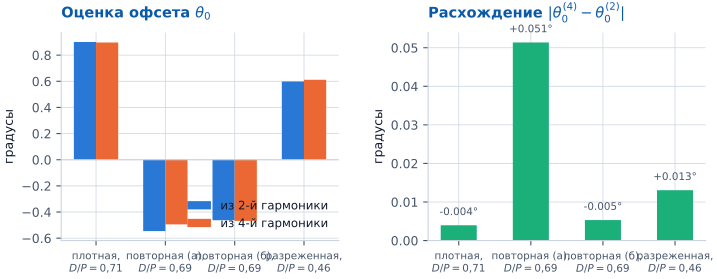

Generate this figure with Python:
# -*- coding: utf-8 -*-
"""Рис. 4.2 -- согласие двух независимых оценок офсета (2-я и 4-я гармоника)
при относительном взвешивании sigma_i ~ U_i.

ВИЗУАЛИЗАЦИЯ УЖЕ ПОСЧИТАННЫХ ЧИСЕЛ: theta0 из 2-й и из 4-й гармоники для всех
четырёх образцов читаются из готового артефакта
research/results/two_wgp/a0_malus_harmonics_data.json (поле parseval_order4).
Подписи образцов -- физическое описание по D/P (Z_provenance.tex), без
внутренних имён наборов.
"""

import json
import sys
from pathlib import Path

REPO = Path(__file__).resolve().parents[4]
sys.path.insert(0, str(REPO))

import numpy as np

import pstyle as ps
import matplotlib.pyplot as plt

ART = REPO / "research" / "results" / "two_wgp" / "a0_malus_harmonics_data.json"
d = json.loads(ART.read_text(encoding="utf-8"))["datasets"]

order = ["356att", "series1", "series2", "test_grid_40_20"]
labels = ["плотная,\n$D/P=0{,}71$", "повторная (а),\n$D/P=0{,}69$",
          "повторная (б),\n$D/P=0{,}69$", "разреженная,\n$D/P=0{,}46$"]

h2 = [d[k]["parseval_order4"]["theta0_deg_from_h2"] for k in order]
h4 = [d[k]["parseval_order4"]["theta0_deg_from_h4_mod45"] for k in order]
diff = [d[k]["parseval_order4"]["theta0_h4_minus_h2_deg"] for k in order]

x = np.arange(len(order))
fig, (axA, axB) = plt.subplots(1, 2, figsize=(7.4, 3.0))

w = 0.32
axA.bar(x - w / 2, h2, width=w, color=ps.S1, label=r"из 2-й гармоники")
axA.bar(x + w / 2, h4, width=w, color=ps.S2, label=r"из 4-й гармоники")
axA.axhline(0, color=ps.GRID, lw=0.8)
axA.set_xticks(x)
axA.set_xticklabels(labels, fontsize=7.5)
ps.finish(axA, title=r"Оценка офсета $\theta_0$", ylabel="градусы",
          legend="lower right")

axB.bar(x, np.abs(diff), color=ps.S3, width=0.5)
axB.set_xticks(x)
axB.set_xticklabels(labels, fontsize=7.5)
for xi, v in zip(x, diff):
    axB.text(xi, abs(v) + 0.002, f"{v:+.3f}°", ha="center", va="bottom", fontsize=7.5, color=ps.INK_2)
ps.finish(axB, title=r"Расхождение $|\theta_0^{(4)}-\theta_0^{(2)}|$", ylabel="градусы")

fig.tight_layout(w_pad=2.4)
ps.save(fig, "fig04_weights")
